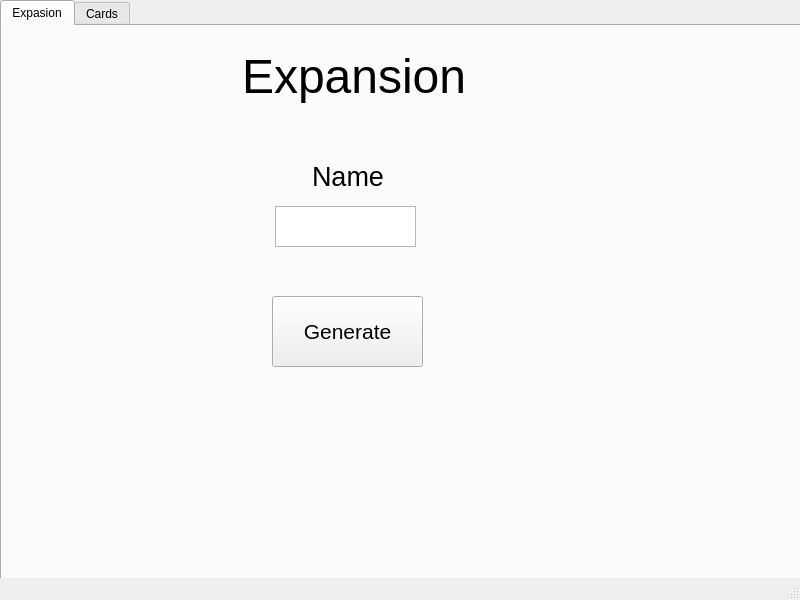
<?xml version="1.0" encoding="UTF-8"?>
<ui version="4.0">
 <class>MainWindow</class>
 <widget class="QMainWindow" name="MainWindow">
  <property name="geometry">
   <rect>
    <x>0</x>
    <y>0</y>
    <width>800</width>
    <height>600</height>
   </rect>
  </property>
  <property name="windowTitle">
   <string>MainWindow</string>
  </property>
  <widget class="QWidget" name="centralwidget">
   <widget class="QTabWidget" name="tabWidget">
    <property name="geometry">
     <rect>
      <x>0</x>
      <y>0</y>
      <width>841</width>
      <height>611</height>
     </rect>
    </property>
    <property name="currentIndex">
     <number>0</number>
    </property>
    <widget class="QWidget" name="Expasion">
     <attribute name="title">
      <string>Expasion</string>
     </attribute>
     <widget class="QTextEdit" name="textEdit">
      <property name="geometry">
       <rect>
        <x>273</x>
        <y>180</y>
        <width>141</width>
        <height>41</height>
       </rect>
      </property>
     </widget>
     <widget class="QLabel" name="label">
      <property name="geometry">
       <rect>
        <x>240</x>
        <y>0</y>
        <width>221</width>
        <height>101</height>
       </rect>
      </property>
      <property name="font">
       <font>
        <pointsize>36</pointsize>
       </font>
      </property>
      <property name="text">
       <string>Expansion</string>
      </property>
     </widget>
     <widget class="QLabel" name="label_2">
      <property name="geometry">
       <rect>
        <x>310</x>
        <y>130</y>
        <width>121</width>
        <height>41</height>
       </rect>
      </property>
      <property name="font">
       <font>
        <pointsize>20</pointsize>
       </font>
      </property>
      <property name="text">
       <string>Name</string>
      </property>
     </widget>
     <widget class="QPushButton" name="pushButton">
      <property name="geometry">
       <rect>
        <x>270</x>
        <y>270</y>
        <width>151</width>
        <height>71</height>
       </rect>
      </property>
      <property name="font">
       <font>
        <pointsize>16</pointsize>
       </font>
      </property>
      <property name="text">
       <string>Generate</string>
      </property>
     </widget>
    </widget>
    <widget class="QWidget" name="Cards">
     <attribute name="title">
      <string>Cards</string>
     </attribute>
    </widget>
   </widget>
  </widget>
  <widget class="QStatusBar" name="statusbar"/>
 </widget>
 <resources/>
 <connections/>
</ui>
